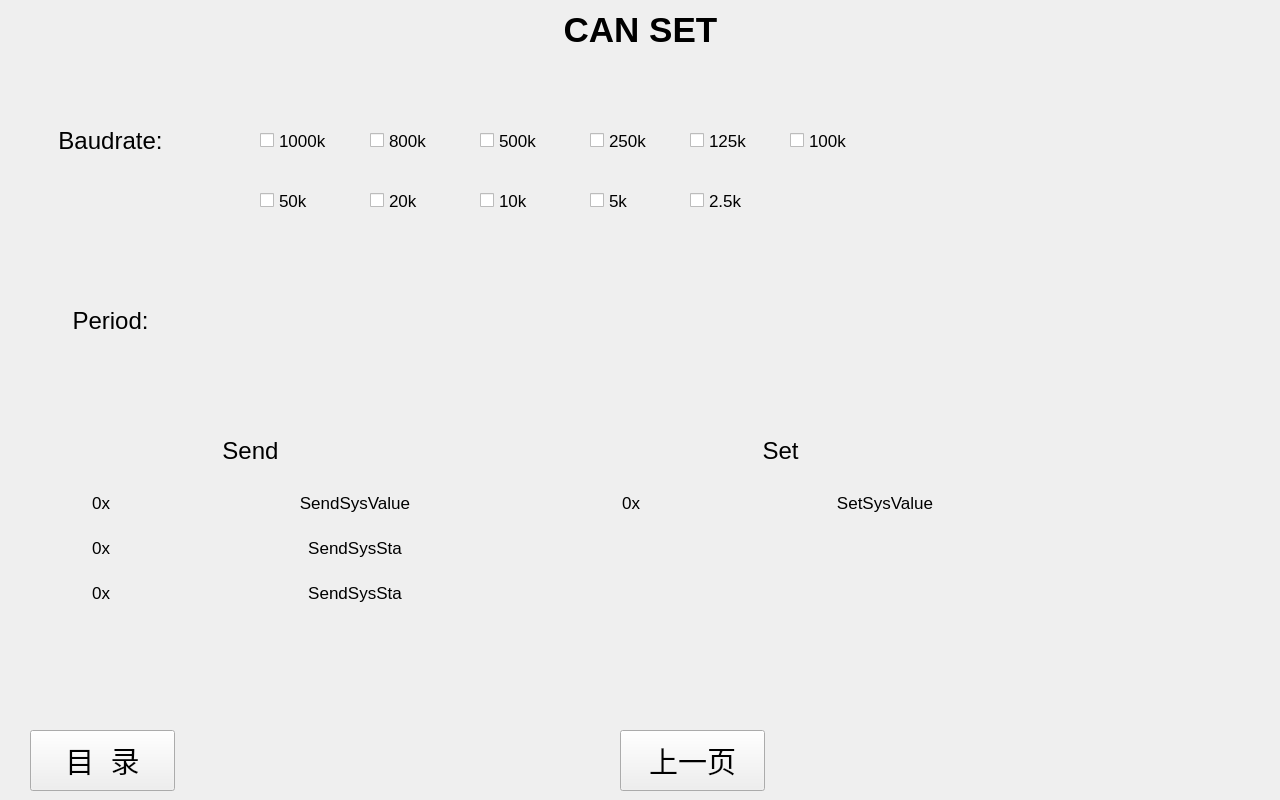
<?xml version="1.0" encoding="UTF-8"?>
<ui version="4.0">
 <class>CANSET</class>
 <widget class="QWidget" name="CANSET">
  <property name="geometry">
   <rect>
    <x>0</x>
    <y>0</y>
    <width>1280</width>
    <height>800</height>
   </rect>
  </property>
  <property name="windowTitle">
   <string>Form</string>
  </property>
  <widget class="QWidget" name="Header" native="true">
   <property name="geometry">
    <rect>
     <x>0</x>
     <y>0</y>
     <width>1280</width>
     <height>60</height>
    </rect>
   </property>
   <widget class="QLabel" name="logo">
    <property name="geometry">
     <rect>
      <x>0</x>
      <y>15</y>
      <width>155</width>
      <height>33</height>
     </rect>
    </property>
    <property name="font">
     <font>
      <pointsize>24</pointsize>
      <bold>true</bold>
     </font>
    </property>
    <property name="text">
     <string/>
    </property>
    <property name="alignment">
     <set>Qt::AlignCenter</set>
    </property>
   </widget>
   <widget class="QLabel" name="title">
    <property name="geometry">
     <rect>
      <x>520</x>
      <y>0</y>
      <width>241</width>
      <height>60</height>
     </rect>
    </property>
    <property name="font">
     <font>
      <pointsize>26</pointsize>
      <bold>true</bold>
     </font>
    </property>
    <property name="text">
     <string>CAN SET</string>
    </property>
    <property name="textFormat">
     <enum>Qt::PlainText</enum>
    </property>
    <property name="alignment">
     <set>Qt::AlignCenter</set>
    </property>
   </widget>
  </widget>
  <widget class="QWidget" name="Footer" native="true">
   <property name="geometry">
    <rect>
     <x>0</x>
     <y>720</y>
     <width>1280</width>
     <height>80</height>
    </rect>
   </property>
   <widget class="QPushButton" name="font_page_pbtn">
    <property name="geometry">
     <rect>
      <x>30</x>
      <y>10</y>
      <width>145</width>
      <height>61</height>
     </rect>
    </property>
    <property name="font">
     <font>
      <pointsize>22</pointsize>
     </font>
    </property>
    <property name="text">
     <string>目  录</string>
    </property>
   </widget>
   <widget class="QLabel" name="footer_line">
    <property name="geometry">
     <rect>
      <x>0</x>
      <y>0</y>
      <width>1280</width>
      <height>3</height>
     </rect>
    </property>
    <property name="text">
     <string/>
    </property>
   </widget>
   <widget class="QPushButton" name="previous_page_pbtn">
    <property name="geometry">
     <rect>
      <x>620</x>
      <y>10</y>
      <width>145</width>
      <height>61</height>
     </rect>
    </property>
    <property name="font">
     <font>
      <pointsize>22</pointsize>
     </font>
    </property>
    <property name="text">
     <string>上一页</string>
    </property>
   </widget>
  </widget>
  <widget class="QWidget" name="Main" native="true">
   <property name="geometry">
    <rect>
     <x>0</x>
     <y>60</y>
     <width>1280</width>
     <height>660</height>
    </rect>
   </property>
   <widget class="QWidget" name="Baudrate" native="true">
    <property name="geometry">
     <rect>
      <x>0</x>
      <y>0</y>
      <width>1280</width>
      <height>201</height>
     </rect>
    </property>
    <widget class="QLabel" name="baudrate_label">
     <property name="geometry">
      <rect>
       <x>50</x>
       <y>60</y>
       <width>121</width>
       <height>41</height>
      </rect>
     </property>
     <property name="font">
      <font>
       <pointsize>18</pointsize>
      </font>
     </property>
     <property name="text">
      <string>Baudrate:</string>
     </property>
     <property name="alignment">
      <set>Qt::AlignCenter</set>
     </property>
    </widget>
    <widget class="QCheckBox" name="baudrate_1000k_checkBox">
     <property name="geometry">
      <rect>
       <x>260</x>
       <y>60</y>
       <width>101</width>
       <height>41</height>
      </rect>
     </property>
     <property name="font">
      <font>
       <pointsize>13</pointsize>
      </font>
     </property>
     <property name="text">
      <string>1000k</string>
     </property>
    </widget>
    <widget class="QCheckBox" name="baudrate_800k_checkBox">
     <property name="geometry">
      <rect>
       <x>370</x>
       <y>60</y>
       <width>101</width>
       <height>41</height>
      </rect>
     </property>
     <property name="font">
      <font>
       <pointsize>13</pointsize>
      </font>
     </property>
     <property name="text">
      <string>800k</string>
     </property>
    </widget>
    <widget class="QCheckBox" name="baudrate_500k_checkBox">
     <property name="geometry">
      <rect>
       <x>480</x>
       <y>60</y>
       <width>101</width>
       <height>41</height>
      </rect>
     </property>
     <property name="font">
      <font>
       <pointsize>13</pointsize>
      </font>
     </property>
     <property name="text">
      <string>500k</string>
     </property>
    </widget>
    <widget class="QCheckBox" name="baudrate_250k_checkBox">
     <property name="geometry">
      <rect>
       <x>590</x>
       <y>60</y>
       <width>101</width>
       <height>41</height>
      </rect>
     </property>
     <property name="font">
      <font>
       <pointsize>13</pointsize>
      </font>
     </property>
     <property name="text">
      <string>250k</string>
     </property>
    </widget>
    <widget class="QCheckBox" name="baudrate_125k_checkBox">
     <property name="geometry">
      <rect>
       <x>690</x>
       <y>60</y>
       <width>101</width>
       <height>41</height>
      </rect>
     </property>
     <property name="font">
      <font>
       <pointsize>13</pointsize>
      </font>
     </property>
     <property name="text">
      <string>125k</string>
     </property>
    </widget>
    <widget class="QCheckBox" name="baudrate_100k_checkBox">
     <property name="geometry">
      <rect>
       <x>790</x>
       <y>60</y>
       <width>101</width>
       <height>41</height>
      </rect>
     </property>
     <property name="font">
      <font>
       <pointsize>13</pointsize>
      </font>
     </property>
     <property name="text">
      <string>100k</string>
     </property>
    </widget>
    <widget class="QCheckBox" name="baudrate_50k_checkBox">
     <property name="geometry">
      <rect>
       <x>260</x>
       <y>120</y>
       <width>101</width>
       <height>41</height>
      </rect>
     </property>
     <property name="font">
      <font>
       <pointsize>13</pointsize>
      </font>
     </property>
     <property name="text">
      <string>50k</string>
     </property>
    </widget>
    <widget class="QCheckBox" name="baudrate_20k_checkBox">
     <property name="geometry">
      <rect>
       <x>370</x>
       <y>120</y>
       <width>101</width>
       <height>41</height>
      </rect>
     </property>
     <property name="font">
      <font>
       <pointsize>13</pointsize>
      </font>
     </property>
     <property name="text">
      <string>20k</string>
     </property>
    </widget>
    <widget class="QCheckBox" name="baudrate_10k_checkBox">
     <property name="geometry">
      <rect>
       <x>480</x>
       <y>120</y>
       <width>101</width>
       <height>41</height>
      </rect>
     </property>
     <property name="font">
      <font>
       <pointsize>13</pointsize>
      </font>
     </property>
     <property name="text">
      <string>10k</string>
     </property>
    </widget>
    <widget class="QCheckBox" name="baudrate_5k_checkBox">
     <property name="geometry">
      <rect>
       <x>590</x>
       <y>120</y>
       <width>101</width>
       <height>41</height>
      </rect>
     </property>
     <property name="font">
      <font>
       <pointsize>13</pointsize>
      </font>
     </property>
     <property name="text">
      <string>5k</string>
     </property>
    </widget>
    <widget class="QCheckBox" name="baudrate_2k_checkBox">
     <property name="geometry">
      <rect>
       <x>690</x>
       <y>120</y>
       <width>101</width>
       <height>41</height>
      </rect>
     </property>
     <property name="font">
      <font>
       <pointsize>13</pointsize>
      </font>
     </property>
     <property name="text">
      <string>2.5k</string>
     </property>
    </widget>
   </widget>
   <widget class="QWidget" name="Period" native="true">
    <property name="geometry">
     <rect>
      <x>0</x>
      <y>200</y>
      <width>531</width>
      <height>151</height>
     </rect>
    </property>
    <widget class="QLabel" name="period_label">
     <property name="geometry">
      <rect>
       <x>50</x>
       <y>40</y>
       <width>121</width>
       <height>41</height>
      </rect>
     </property>
     <property name="font">
      <font>
       <pointsize>18</pointsize>
      </font>
     </property>
     <property name="text">
      <string>Period:</string>
     </property>
     <property name="alignment">
      <set>Qt::AlignCenter</set>
     </property>
    </widget>
    <widget class="QLabel" name="period_line">
     <property name="geometry">
      <rect>
       <x>153</x>
       <y>70</y>
       <width>120</width>
       <height>2</height>
      </rect>
     </property>
     <property name="text">
      <string/>
     </property>
    </widget>
   </widget>
   <widget class="QWidget" name="Send" native="true">
    <property name="geometry">
     <rect>
      <x>0</x>
      <y>350</y>
      <width>531</width>
      <height>271</height>
     </rect>
    </property>
    <widget class="QLabel" name="send_label">
     <property name="geometry">
      <rect>
       <x>190</x>
       <y>20</y>
       <width>121</width>
       <height>41</height>
      </rect>
     </property>
     <property name="font">
      <font>
       <pointsize>18</pointsize>
      </font>
     </property>
     <property name="text">
      <string>Send</string>
     </property>
     <property name="alignment">
      <set>Qt::AlignCenter</set>
     </property>
    </widget>
    <widget class="QLabel" name="send_form_line_1">
     <property name="geometry">
      <rect>
       <x>40</x>
       <y>70</y>
       <width>420</width>
       <height>2</height>
      </rect>
     </property>
     <property name="text">
      <string/>
     </property>
    </widget>
    <widget class="QLabel" name="send_form_line_2">
     <property name="geometry">
      <rect>
       <x>40</x>
       <y>115</y>
       <width>420</width>
       <height>2</height>
      </rect>
     </property>
     <property name="text">
      <string/>
     </property>
    </widget>
    <widget class="QLabel" name="send_form_line_3">
     <property name="geometry">
      <rect>
       <x>40</x>
       <y>160</y>
       <width>420</width>
       <height>2</height>
      </rect>
     </property>
     <property name="text">
      <string/>
     </property>
    </widget>
    <widget class="QLabel" name="send_form_line_4">
     <property name="geometry">
      <rect>
       <x>40</x>
       <y>205</y>
       <width>420</width>
       <height>2</height>
      </rect>
     </property>
     <property name="text">
      <string/>
     </property>
    </widget>
    <widget class="QLabel" name="send_form_line_5">
     <property name="geometry">
      <rect>
       <x>40</x>
       <y>70</y>
       <width>2</width>
       <height>135</height>
      </rect>
     </property>
     <property name="text">
      <string/>
     </property>
    </widget>
    <widget class="QLabel" name="send_form_line_6">
     <property name="geometry">
      <rect>
       <x>250</x>
       <y>70</y>
       <width>2</width>
       <height>135</height>
      </rect>
     </property>
     <property name="text">
      <string/>
     </property>
    </widget>
    <widget class="QLabel" name="send_form_line_7">
     <property name="geometry">
      <rect>
       <x>460</x>
       <y>70</y>
       <width>2</width>
       <height>135</height>
      </rect>
     </property>
     <property name="text">
      <string/>
     </property>
    </widget>
    <widget class="QLabel" name="send_sys_value_display_1">
     <property name="geometry">
      <rect>
       <x>40</x>
       <y>70</y>
       <width>50</width>
       <height>45</height>
      </rect>
     </property>
     <property name="font">
      <font>
       <pointsize>13</pointsize>
      </font>
     </property>
     <property name="text">
      <string/>
     </property>
     <property name="alignment">
      <set>Qt::AlignRight|Qt::AlignTrailing|Qt::AlignVCenter</set>
     </property>
    </widget>
    <widget class="QLabel" name="send_sys_value_0x_label">
     <property name="geometry">
      <rect>
       <x>90</x>
       <y>70</y>
       <width>20</width>
       <height>45</height>
      </rect>
     </property>
     <property name="font">
      <font>
       <pointsize>13</pointsize>
      </font>
     </property>
     <property name="text">
      <string>0x</string>
     </property>
     <property name="alignment">
      <set>Qt::AlignRight|Qt::AlignTrailing|Qt::AlignVCenter</set>
     </property>
    </widget>
    <widget class="QLabel" name="send_sys_value_display_2">
     <property name="geometry">
      <rect>
       <x>110</x>
       <y>70</y>
       <width>140</width>
       <height>45</height>
      </rect>
     </property>
     <property name="font">
      <font>
       <pointsize>13</pointsize>
      </font>
     </property>
     <property name="text">
      <string/>
     </property>
     <property name="alignment">
      <set>Qt::AlignLeading|Qt::AlignLeft|Qt::AlignVCenter</set>
     </property>
    </widget>
    <widget class="QLabel" name="send_sys_value_text_label">
     <property name="geometry">
      <rect>
       <x>250</x>
       <y>70</y>
       <width>210</width>
       <height>45</height>
      </rect>
     </property>
     <property name="font">
      <font>
       <pointsize>13</pointsize>
      </font>
     </property>
     <property name="text">
      <string>SendSysValue</string>
     </property>
     <property name="alignment">
      <set>Qt::AlignCenter</set>
     </property>
    </widget>
    <widget class="QLabel" name="send_sys_sta_0x_label">
     <property name="geometry">
      <rect>
       <x>90</x>
       <y>115</y>
       <width>20</width>
       <height>45</height>
      </rect>
     </property>
     <property name="font">
      <font>
       <pointsize>13</pointsize>
      </font>
     </property>
     <property name="text">
      <string>0x</string>
     </property>
     <property name="alignment">
      <set>Qt::AlignRight|Qt::AlignTrailing|Qt::AlignVCenter</set>
     </property>
    </widget>
    <widget class="QLabel" name="send_sys_sta_text_label">
     <property name="geometry">
      <rect>
       <x>250</x>
       <y>115</y>
       <width>210</width>
       <height>45</height>
      </rect>
     </property>
     <property name="font">
      <font>
       <pointsize>13</pointsize>
      </font>
     </property>
     <property name="text">
      <string>SendSysSta</string>
     </property>
     <property name="alignment">
      <set>Qt::AlignCenter</set>
     </property>
    </widget>
    <widget class="QLabel" name="send_sys_sta_display_1">
     <property name="geometry">
      <rect>
       <x>40</x>
       <y>115</y>
       <width>50</width>
       <height>45</height>
      </rect>
     </property>
     <property name="font">
      <font>
       <pointsize>13</pointsize>
      </font>
     </property>
     <property name="text">
      <string/>
     </property>
     <property name="alignment">
      <set>Qt::AlignRight|Qt::AlignTrailing|Qt::AlignVCenter</set>
     </property>
    </widget>
    <widget class="QLabel" name="send_sys_sta_display_2">
     <property name="geometry">
      <rect>
       <x>110</x>
       <y>115</y>
       <width>140</width>
       <height>45</height>
      </rect>
     </property>
     <property name="font">
      <font>
       <pointsize>13</pointsize>
      </font>
     </property>
     <property name="text">
      <string/>
     </property>
     <property name="alignment">
      <set>Qt::AlignLeading|Qt::AlignLeft|Qt::AlignVCenter</set>
     </property>
    </widget>
    <widget class="QLabel" name="send_pgm_run_time_text_label">
     <property name="geometry">
      <rect>
       <x>250</x>
       <y>160</y>
       <width>210</width>
       <height>45</height>
      </rect>
     </property>
     <property name="font">
      <font>
       <pointsize>13</pointsize>
      </font>
     </property>
     <property name="text">
      <string>SendSysSta</string>
     </property>
     <property name="alignment">
      <set>Qt::AlignCenter</set>
     </property>
    </widget>
    <widget class="QLabel" name="send_pgm_run_time_display_2">
     <property name="geometry">
      <rect>
       <x>110</x>
       <y>160</y>
       <width>140</width>
       <height>45</height>
      </rect>
     </property>
     <property name="font">
      <font>
       <pointsize>13</pointsize>
      </font>
     </property>
     <property name="text">
      <string/>
     </property>
     <property name="alignment">
      <set>Qt::AlignLeading|Qt::AlignLeft|Qt::AlignVCenter</set>
     </property>
    </widget>
    <widget class="QLabel" name="send_pgm_run_time_0x_label">
     <property name="geometry">
      <rect>
       <x>90</x>
       <y>160</y>
       <width>20</width>
       <height>45</height>
      </rect>
     </property>
     <property name="font">
      <font>
       <pointsize>13</pointsize>
      </font>
     </property>
     <property name="text">
      <string>0x</string>
     </property>
     <property name="alignment">
      <set>Qt::AlignRight|Qt::AlignTrailing|Qt::AlignVCenter</set>
     </property>
    </widget>
    <widget class="QLabel" name="send_pgm_run_time_display_1">
     <property name="geometry">
      <rect>
       <x>40</x>
       <y>160</y>
       <width>50</width>
       <height>45</height>
      </rect>
     </property>
     <property name="font">
      <font>
       <pointsize>13</pointsize>
      </font>
     </property>
     <property name="text">
      <string/>
     </property>
     <property name="alignment">
      <set>Qt::AlignRight|Qt::AlignTrailing|Qt::AlignVCenter</set>
     </property>
    </widget>
   </widget>
   <widget class="QWidget" name="Set" native="true">
    <property name="geometry">
     <rect>
      <x>530</x>
      <y>350</y>
      <width>471</width>
      <height>201</height>
     </rect>
    </property>
    <widget class="QLabel" name="set_form_line_1">
     <property name="geometry">
      <rect>
       <x>40</x>
       <y>70</y>
       <width>420</width>
       <height>2</height>
      </rect>
     </property>
     <property name="text">
      <string/>
     </property>
    </widget>
    <widget class="QLabel" name="set_label">
     <property name="geometry">
      <rect>
       <x>190</x>
       <y>20</y>
       <width>121</width>
       <height>41</height>
      </rect>
     </property>
     <property name="font">
      <font>
       <pointsize>18</pointsize>
      </font>
     </property>
     <property name="text">
      <string>Set</string>
     </property>
     <property name="alignment">
      <set>Qt::AlignCenter</set>
     </property>
    </widget>
    <widget class="QLabel" name="set_form_line_2">
     <property name="geometry">
      <rect>
       <x>40</x>
       <y>115</y>
       <width>420</width>
       <height>2</height>
      </rect>
     </property>
     <property name="text">
      <string/>
     </property>
    </widget>
    <widget class="QLabel" name="set_form_line_3">
     <property name="geometry">
      <rect>
       <x>40</x>
       <y>70</y>
       <width>2</width>
       <height>45</height>
      </rect>
     </property>
     <property name="text">
      <string/>
     </property>
    </widget>
    <widget class="QLabel" name="set_form_line_4">
     <property name="geometry">
      <rect>
       <x>250</x>
       <y>70</y>
       <width>2</width>
       <height>45</height>
      </rect>
     </property>
     <property name="text">
      <string/>
     </property>
    </widget>
    <widget class="QLabel" name="set_form_line_5">
     <property name="geometry">
      <rect>
       <x>460</x>
       <y>70</y>
       <width>2</width>
       <height>45</height>
      </rect>
     </property>
     <property name="text">
      <string/>
     </property>
    </widget>
    <widget class="QLabel" name="set_sys_value_display_1">
     <property name="geometry">
      <rect>
       <x>40</x>
       <y>70</y>
       <width>50</width>
       <height>45</height>
      </rect>
     </property>
     <property name="font">
      <font>
       <pointsize>13</pointsize>
      </font>
     </property>
     <property name="text">
      <string/>
     </property>
     <property name="alignment">
      <set>Qt::AlignRight|Qt::AlignTrailing|Qt::AlignVCenter</set>
     </property>
    </widget>
    <widget class="QLabel" name="set_sys_value_0x_label">
     <property name="geometry">
      <rect>
       <x>90</x>
       <y>70</y>
       <width>20</width>
       <height>45</height>
      </rect>
     </property>
     <property name="font">
      <font>
       <pointsize>13</pointsize>
      </font>
     </property>
     <property name="text">
      <string>0x</string>
     </property>
     <property name="alignment">
      <set>Qt::AlignRight|Qt::AlignTrailing|Qt::AlignVCenter</set>
     </property>
    </widget>
    <widget class="QLabel" name="set_sys_value_display_2">
     <property name="geometry">
      <rect>
       <x>110</x>
       <y>70</y>
       <width>140</width>
       <height>45</height>
      </rect>
     </property>
     <property name="font">
      <font>
       <pointsize>13</pointsize>
      </font>
     </property>
     <property name="text">
      <string/>
     </property>
     <property name="alignment">
      <set>Qt::AlignLeading|Qt::AlignLeft|Qt::AlignVCenter</set>
     </property>
    </widget>
    <widget class="QLabel" name="set_sys_value_text_label">
     <property name="geometry">
      <rect>
       <x>250</x>
       <y>70</y>
       <width>210</width>
       <height>45</height>
      </rect>
     </property>
     <property name="font">
      <font>
       <pointsize>13</pointsize>
      </font>
     </property>
     <property name="text">
      <string>SetSysValue</string>
     </property>
     <property name="alignment">
      <set>Qt::AlignCenter</set>
     </property>
    </widget>
   </widget>
  </widget>
 </widget>
 <resources/>
 <connections/>
</ui>
